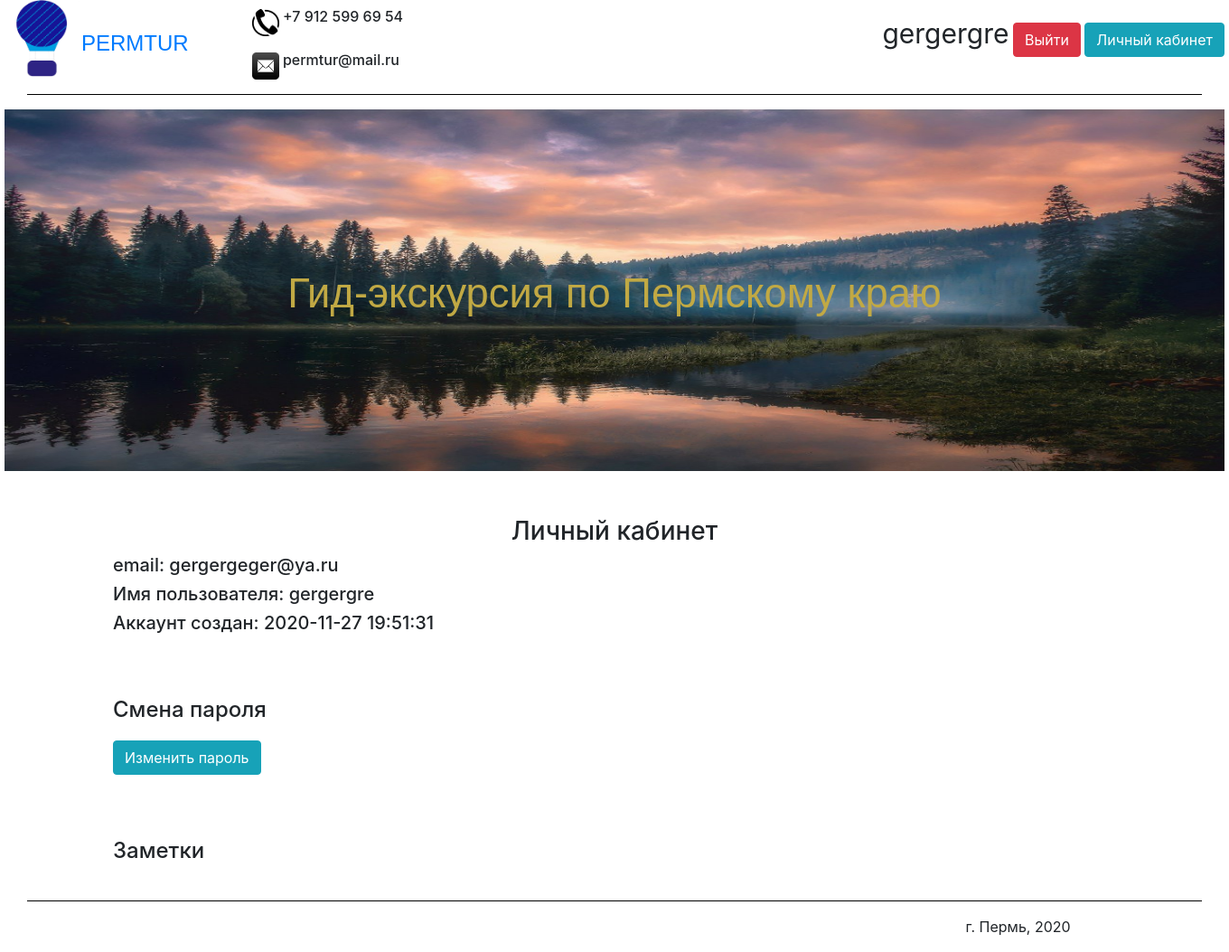
The app's page /cabinet (signed in), older data.
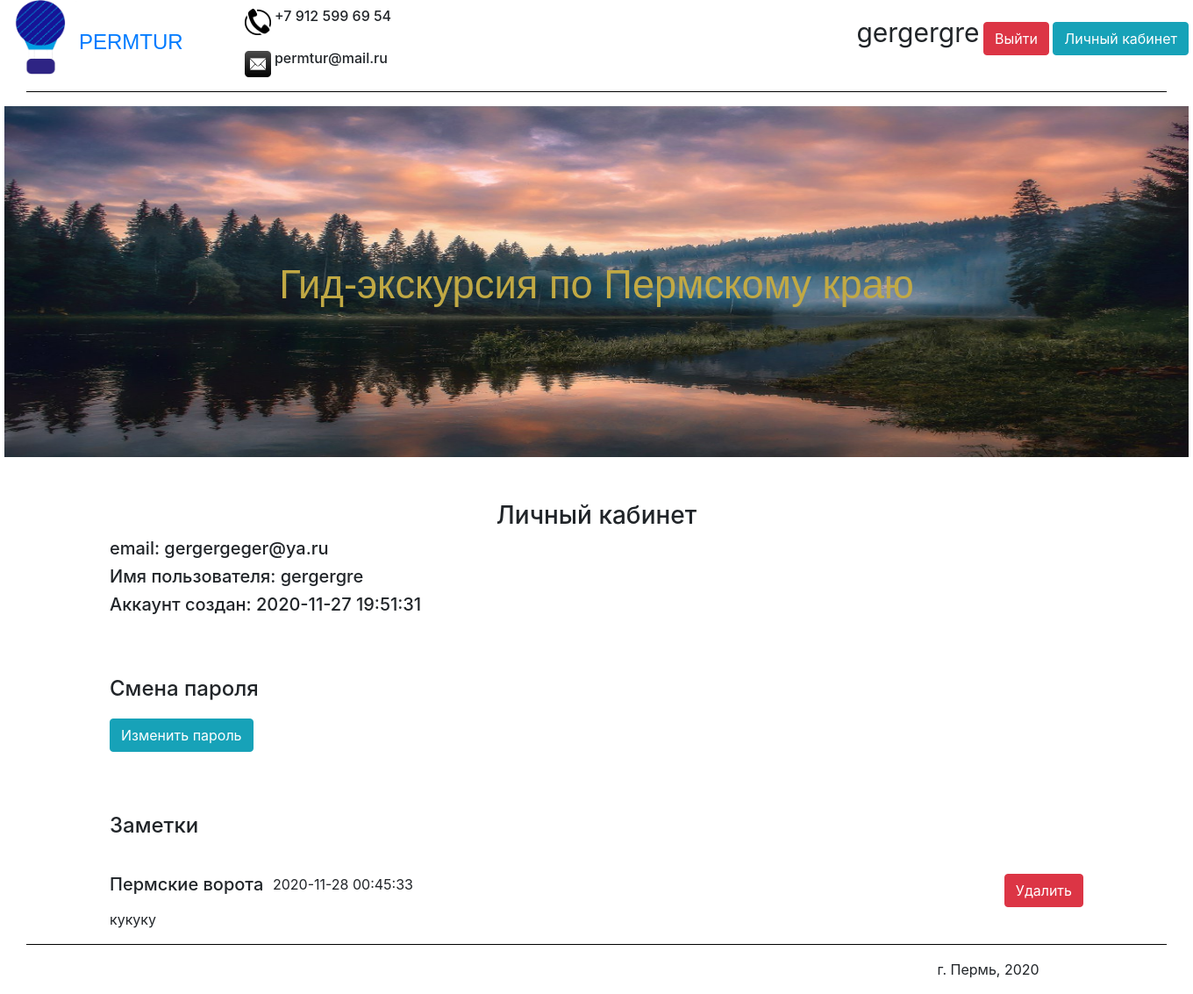
The same page, newer data.
### data/users.py (models this page shows, shortened)
class User(SqlAlchemyBase, UserMixin):
    __tablename__ = 'user'
    id = sqlalchemy.Column(sqlalchemy.Integer,
                           primary_key=True, autoincrement=True)
    nickname = sqlalchemy.Column(sqlalchemy.String)
    email = sqlalchemy.Column(sqlalchemy.String, unique=True)
    hashed_password = sqlalchemy.Column(sqlalchemy.String)
    datetime = sqlalchemy.Column(sqlalchemy.String)

### data/notes.py (models this page shows)
class Note(SqlAlchemyBase, UserMixin):
    __tablename__ = 'note'
    id = sqlalchemy.Column(sqlalchemy.Integer,
                           primary_key=True, autoincrement=True)
    note = sqlalchemy.Column(sqlalchemy.String)
    sight = sqlalchemy.Column(sqlalchemy.String)
    nickname = sqlalchemy.Column(sqlalchemy.String)
    email = sqlalchemy.Column(sqlalchemy.String)
    datetime = sqlalchemy.Column(sqlalchemy.String)

### main.py (the view)
    @app.route('/cabinet', methods=['GET', 'POST'])
    @login_required
    def cabinet():
        return render_template('cabinet.html', title="Личный кабинет", Note=Note, session=session, User=User)

### data/db_session.py (called while the page is built)
def create_session() -> Session:
    global __factory
    return __factory()

### templates/cabinet.html
{% extends "header_footer.html" %}
{% block content %}
    <div>
        <h3 style="text-align: center; margin-top: 50px;">Личный кабинет</h3>
        <main role="main" class="container">
            <h5>email: {{ current_user.email }}</h5>
            <h5>Имя пользователя: {{ current_user.nickname }}</h5>
            <h5>Аккаунт создан: {{ current_user.datetime }}</h5>
            <h4 style="margin: 70px 0px 0px 0px; ">Смена пароля</h4>
            <a style="margin: 20px 0px 0px 0px;" class="btn btn-info" href="/change_password">Изменить пароль</a>
            <h4 style="margin: 70px 0px 40px 0px; ">Заметки</h4>
            {% set note_db = session.query(Note) %}
            {% for i in range(session.query(Note).count()) %}
            <div>
                {% if note_db[i].nickname == current_user.nickname %}
                {% set sights = {"Ancient_volcano": "Древний вулкан", "Basegi_Nature_Reserve": "Заповедник Басеги",
                "Blue_lakes": "Голубые озёра", "Cathedral_square": "Соборная площадь", "Perm_36": "Пермь-36", "Usva_pillars": "Устьвинские столбы",
                "Vakutin_stone": "Вакутин камень", "Vishera_nature_reserve": "Вишерский заповедник"} %}
                {% if sights[note_db[i].sight]%}
                <h5 style="float: left;">{{ sights[note_db[i].sight] }} &#160;</h5>
                {% else %}
                <h5 style="float: left;">{{ note_db[i].sight }} &#160;</h5>
                {% endif %}
                <p style="float: left;">{{ note_db[i].datetime }}</p>
                    <div style="float: right;">
                        {% set note_id = "/delete_note/" + "/" + note_db[i].id | string %}
                        <a class="btn btn-danger" href="{{ note_id }}">Удалить</a>
                    </div>
                <p style="clear: both;">{{ note_db[i].note }}</p>
                {% endif %}
            {% endfor %}
            </div>
        </main>
    </div>
{% endblock %}

### templates/header_footer.html (shortened to what this page needs)
<!DOCTYPE html>
<html lang="en">
<head>
    <link rel="stylesheet"
          href="https://stackpath.bootstrapcdn.com/bootstrap/4.4.1/css/bootstrap.min.css"
>
    <link href="/static/css/style.css" rel="stylesheet" type="text/css">
</head>
<body style="width: 1350px; margin: 0 auto;">
    <header style="width: 1350px; margin: 0 auto;">
        {% if current_user.is_authenticated %}
            <div style="margin: 15px 0px 0px 0px; float: right;">
                <a class="cent" style="width: 80px; font-size:30px;">{{ current_user.nickname }}</a>
                <a class="btn btn-danger" href="/logout">Выйти</a>
                <a class="btn btn-info" href="/cabinet">Личный кабинет</a>
            </div>
        {% endif %}
        <div>
            <div>
                <img style="float: left;" src="/static/images/logo.png" width="85" height="85" alt="Логотип">
                <a style="margin:30px 0px 0px 0px; float: left;" href="/"><font size="5pt" face="Arial">PERMTUR</font></a>
                <h6>
                    <img style="margin:10px 0px 0px 70px;" src="/static/images/telephone.jpg" width="30" height="30" alt="Телефон">
                    +7 912 599 69 54</h6>
                <h6>
                    <img style="margin:10px 0px 0px 70px;" src="/static/images/mail.jpg" width="30" height="30" alt="Почта">
                    permtur@mail.ru
                </h6>
            </div>
            <hr align="center" width="1300" size="5" color="black" />
        </div>
    </header>
    <div class="img_cont">
        <img src="/static/images/main.jpg" alt="main" class="main_image">
        <p>Гид-экскурсия по Пермскому краю</p>
    </div>
    {% block content %}
    {% endblock %}
    <footer style="clear: both;">
        <hr align="center" width="1300" size="5" color="black" />
        <main role="main" class="container">
            <p style="margin-left: 85%;">г. Пермь, 2020</p>
        </main>
    </footer>
</body>
</html>

### static/css/style.css (style rules this page uses)
.main_image { width: 1350px; height: 400px; display: block; margin: 0 auto; }
.img_cont { font-family: Arial; color: #C1A944; font-size: 34pt; vertical-align:middle; text-align:center; width: 1350px; height: 400px; position: relative; display: block; margin: 0 auto; padding-top:170px; }
.img_cont img { position:absolute; z-index:-1; left:0; top:0; }

Row changes from the older to the newer data that the page shows:
added Note: sight "Пермские ворота", datetime "2020-11-28 00:45:33", note "кукуку"
Text that changed along with them:
new list line: "Удалить"
